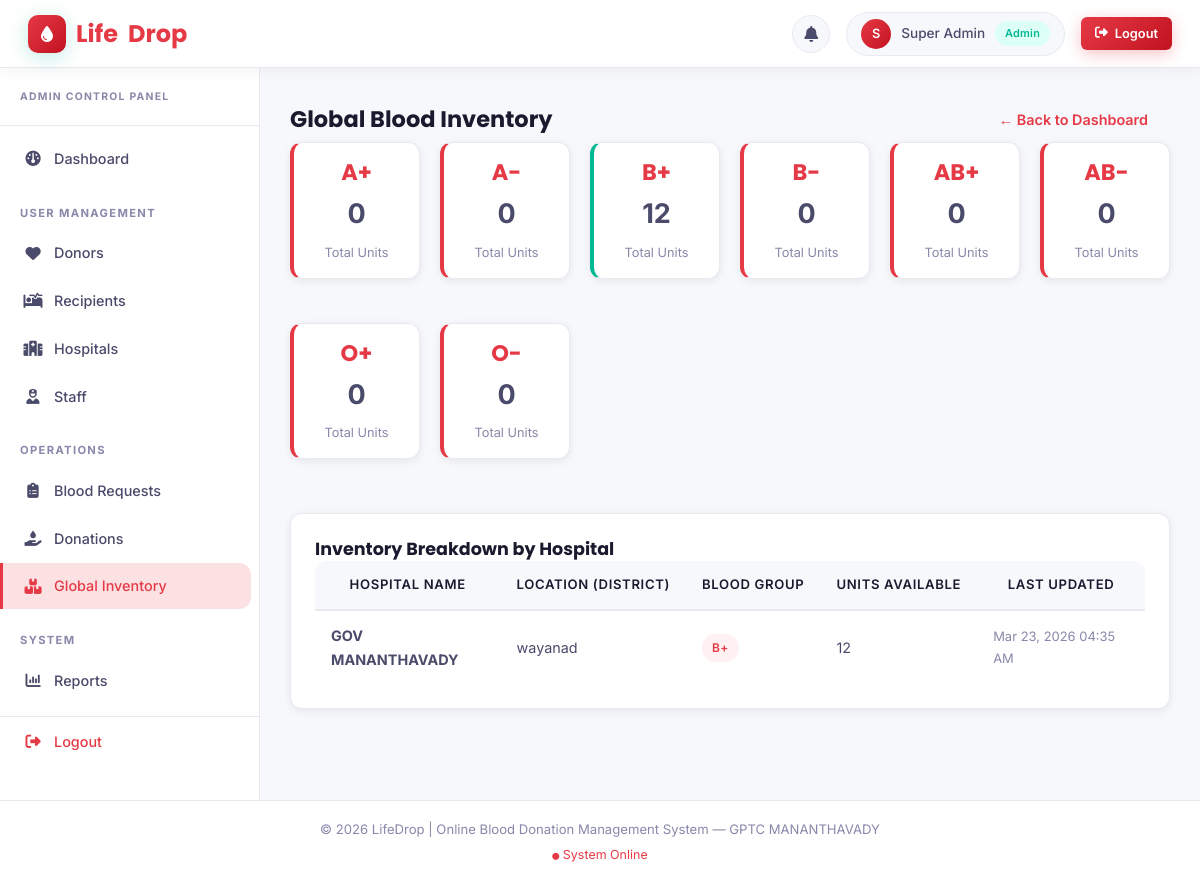
Page /admin/global_inventory.php (signed in) on the committed database.
### tables this page shows
CREATE TABLE `blood_inventory` (
  `Inventory_ID` int(11) NOT NULL,
  `Hospital_ID` int(11) NOT NULL,
  `Blood_Group` varchar(5) NOT NULL,
  `Units_Available` int(11) DEFAULT 0,
  `Last_Updated` timestamp NOT NULL DEFAULT current_timestamp() ON UPDATE current_timestamp()
);

CREATE TABLE `hospital` (
  `Hospital_ID` int(11) NOT NULL,
  `Hospital_Name` varchar(150) NOT NULL,
  `Location` varchar(255) DEFAULT NULL,
  `Contact_Number` varchar(20) DEFAULT NULL,
  `Email` varchar(100) NOT NULL,
  `Password` varchar(255) NOT NULL,
  `Status` enum('Pending','Approved','Rejected') DEFAULT 'Pending',
  `Created_At` timestamp NOT NULL DEFAULT current_timestamp()
);

### admin/global_inventory.php (the view, shortened to what this page needs)
<?php
require_once dirname(__DIR__) . '/includes/header.php';
try {
    $stmt_summary = $pdo->query("
        SELECT Blood_Group, SUM(Units_Available) as Total_Units
        FROM BLOOD_INVENTORY
        GROUP BY Blood_Group
        ORDER BY Blood_Group
    ");
    $global_summary = $stmt_summary->fetchAll(PDO::FETCH_ASSOC);
    $blood_groups = ['A+', 'A-', 'B+', 'B-', 'AB+', 'AB-', 'O+', 'O-'];
    $summary_data = array_fill_keys($blood_groups, 0);
    foreach ($global_summary as $row) {
        if (array_key_exists($row['Blood_Group'], $summary_data)) {
            $summary_data[$row['Blood_Group']] = (int) $row['Total_Units'];
        }
    }
    $stmt_details = $pdo->query("
        SELECT i.Blood_Group, i.Units_Available, i.Last_Updated,
               h.Hospital_Name, h.Location
        FROM BLOOD_INVENTORY i
        JOIN HOSPITAL h ON i.Hospital_ID = h.Hospital_ID
        WHERE i.Units_Available > 0
        ORDER BY h.Hospital_Name ASC, i.Blood_Group ASC
    ");
    $detailed_inventory = $stmt_details->fetchAll(PDO::FETCH_ASSOC);
} catch (PDOException $e) {
    die("Database Error: A system error occurred. Please try again later.");
}
?>
<div style="display: flex; justify-content: space-between; align-items: center;">
    <h2>Global Blood Inventory</h2>
    <a href="dashboard.php" class="btn">&larr; Back to Dashboard</a>
</div>
<div class="dashboard-grid" style="grid-template-columns: repeat(auto-fit, minmax(120px, 1fr)); margin-bottom: 30px;">
    <?php foreach ($summary_data as $bg => $total): ?>
        <div class="card"
            style="text-align: center; padding: 15px; <?php echo ($total < 10) ? 'border-left: 4px solid var(--danger);' : 'border-left: 4px solid var(--success);'; ?>">
            <h3 style="margin-bottom: 5px; color: var(--danger); font-size: 1.5em;">
                <?php echo htmlspecialchars($bg); ?>
            </h3>
            <div style="font-size: 1.8em; font-weight: bold; margin-bottom: 5px;">
                <?php echo $total; ?>
            </div>
            <div style="font-size: 0.85em; color: var(--text-muted);">Total Units</div>
        </div>
    <?php endforeach; ?>
</div>
<div class="card">
    <h3>Inventory Breakdown by Hospital</h3>
    <div class="table-responsive">
        <table class="table">
            <thead>
                <tr>
                    <th>Hospital Name</th>
                    <th>Location (District)</th>
                    <th>Blood Group</th>
                    <th>Units Available</th>
                    <th>Last Updated</th>
                </tr>
            </thead>
            <tbody>
                <?php if (count($detailed_inventory) > 0): ?>
                    <?php foreach ($detailed_inventory as $inv): ?>
                        <tr>
                            <td><strong>
                                    <?php echo htmlspecialchars($inv['Hospital_Name']); ?>
                                </strong></td>
                            <td>
                                <?php echo htmlspecialchars($inv['Location']); ?>
                            </td>
                            <td>
                                <span class="badge badge-danger">
                                    <?php echo htmlspecialchars($inv['Blood_Group']); ?>
                                </span>
                            </td>
                            <td>
                                <?php if ($inv['Units_Available'] < 5): ?>
                                    <span style="color: var(--danger); font-weight: bold;">
                                        <?php echo $inv['Units_Available']; ?> (Low Stock)
                                    </span>
                                <?php else: ?>
                                    <?php echo $inv['Units_Available']; ?>
                                <?php endif; ?>
                            </td>
                            <td style="font-size: 0.9em; color: var(--text-muted);">
                                <?php echo date('M d, Y h:i A', strtotime($inv['Last_Updated'])); ?>
                            </td>
                        </tr>
                    <?php endforeach; ?>
                <?php endif; ?>
            </tbody>
        </table>
    </div>
</div>
<?php require_once dirname(__DIR__) . '/includes/footer.php'; ?>

### assets/css/style.css (style rules this page uses)
:root { --primary: #e63946; --primary-dark: #c1121f; --primary-light: #fff0f1; --primary-glow: rgba(230, 57, 70, 0.15); --accent-red: #e63946; --accent-red-dark: #c1121f; --accent-red-light: #fff0f1; --text-dark: #1a1a2e; --text-body: #4a4a6a; --text-muted: #8888aa; --bg-page: #f7f8fc; --bg-card: #ffffff; --border: #e8eaf0; --success: #00b894; --warning: #f39c12; --danger: #e63946; --info: #0984e3; --shadow-xs: 0 1px 3px rgba(0, 0, 0, 0.06); --shadow-sm: 0 2px 8px rgba(0, 0, 0, 0.08); --shadow-md: 0 4px 20px rgba(0, 0, 0, 0.10); --shadow-lg: 0 8px 40px rgba(0, 0, 0, 0.12); --shadow-primary: 0 4px 20px rgba(0, 184, 148, 0.25); --sidebar-w: 260px; --topbar-h: 68px; --radius-sm: 6px; --radius-md: 12px; --radius-lg: 20px; --radius-xl: 30px; --transition: all 0.25s cubic-bezier(0.4, 0, 0.2, 1); }
*, *::before, *::after { margin: 0; padding: 0; box-sizing: border-box; }
html { scroll-behavior: smooth; }
body { font-family: 'Inter', 'Segoe UI', sans-serif; background-color: var(--bg-page); color: var(--text-body); line-height: 1.65; font-size: 15px; }
h1, h2, h3, h4, h5 { font-family: 'Poppins', sans-serif; color: var(--text-dark); line-height: 1.3; }
a { color: var(--primary); text-decoration: none; transition: var(--transition); }
.btn { display: inline-flex; align-items: center; gap: 7px; padding: 10px 22px; font-family: 'Inter', sans-serif; font-size: 0.9rem; font-weight: 600; border: none; border-radius: var(--radius-md); cursor: pointer; text-decoration: none; transition: var(--transition); white-space: nowrap; }
.card { background: var(--bg-card); border-radius: var(--radius-md); border: 1px solid var(--border); padding: 24px; margin-bottom: 24px; box-shadow: var(--shadow-sm); transition: var(--transition); }
.dashboard-grid { display: grid; grid-template-columns: repeat(auto-fit, minmax(220px, 1fr)); gap: 20px; margin-bottom: 28px; }
.table-responsive { overflow-x: auto; border-radius: var(--radius-md); }
.table { width: 100%; border-collapse: collapse; font-size: 0.9rem; }
.table th { background: var(--bg-page); color: var(--text-dark); font-weight: 600; font-size: 0.82rem; text-transform: uppercase; letter-spacing: 0.05em; padding: 13px 16px; border-bottom: 2px solid var(--border); white-space: nowrap; }
.table td { padding: 13px 16px; border-bottom: 1px solid var(--border); color: var(--text-body); vertical-align: middle; }
.table tbody tr:last-child td { border-bottom: none; }
.badge { display: inline-flex; align-items: center; gap: 4px; padding: 4px 10px; border-radius: var(--radius-xl); font-size: 0.75rem; font-weight: 600; letter-spacing: 0.02em; }
.badge-danger, .badge-rejected { background: var(--accent-red-light); color: var(--accent-red); }

### rows in the picture
blood_inventory: Hospital_ID.Hospital_Name "GOV MANANTHAVADY", Hospital_ID.Location "wayanad", Blood_Group "B+", Units_Available "12", Last_Updated "Mar 23, 2026 04:35 AM"

### other values in the picture
substr($_SESSION['user_name'] ?? $_SESSION['role'], 0, 1) "S"
$_SESSION['user_name'] "Super Admin"
$_SESSION['role'] "Admin"
$bg "A+"
$total "0"
$bg "A-"
$bg "B+"
$total "12"
$bg "B-"
$bg "AB+"
$bg "AB-"
$bg "O+"
$bg "O-"
